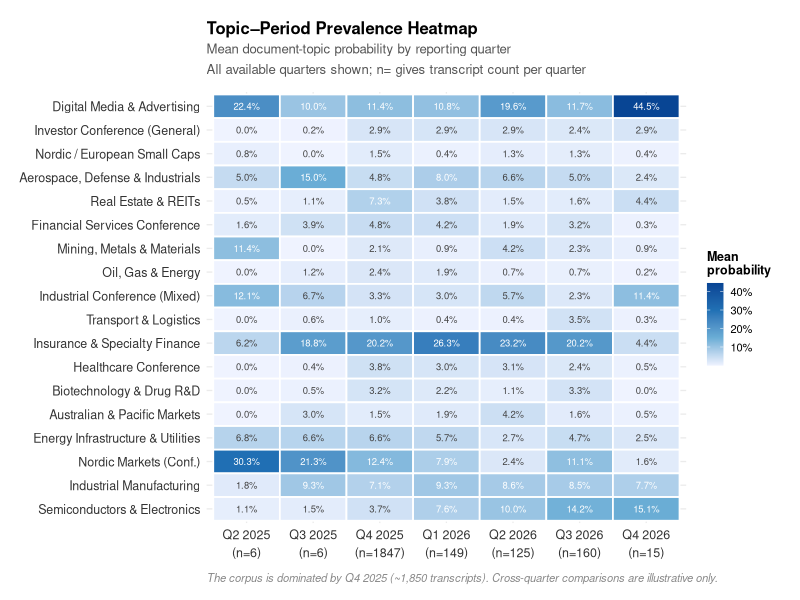
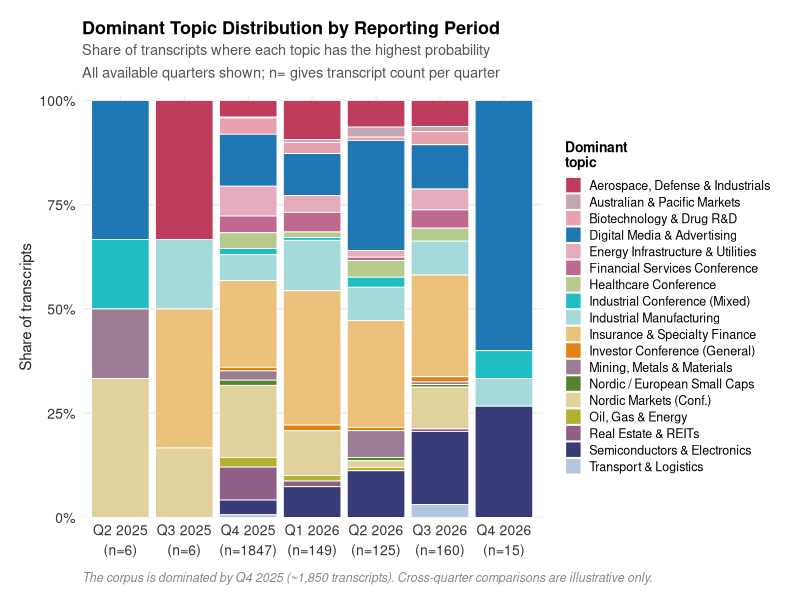

Generate these figures, in order, with R:
# =============================================================================
# 02_visualize_topics.R
# Structural and temporal visualization of LDA topic model outputs
#
# Produces:
#   figures/07_topic_heatmap_by_period.png   — topic × period heatmap
#   figures/09_dominant_topic_by_period.png  — dominant topic share per quarter
# =============================================================================

library(dplyr)
library(tidyr)
library(readr)
library(lubridate)
library(ggplot2)
library(forcats)
library(stringr)
library(scales)

# --- Load data ----------------------------------------------------------------

gamma <- read_csv("data/doc_topic_distributions.csv", show_col_types = FALSE)
beta  <- read_csv("data/topic_terms.csv",              show_col_types = FALSE)

cat("Gamma matrix:", nrow(gamma), "documents,",
    sum(str_starts(names(gamma), "topic_")), "topics\n")
cat("Beta matrix: ", nrow(beta), "rows\n")

topic_cols <- names(gamma)[str_starts(names(gamma), "topic_")]
K <- length(topic_cols)

# All possible reporting periods in chronological order
PERIOD_LEVELS <- c("Q1 2025", "Q2 2025", "Q3 2025", "Q4 2025",
                   "Q1 2026", "Q2 2026", "Q3 2026", "Q4 2026")

gamma <- gamma %>%
  mutate(
    call_date        = as.Date(call_date),
    call_week        = as.Date(call_week),
    reporting_period = factor(reporting_period, levels = PERIOD_LEVELS)
  )

# Restrict to periods actually present in data
available_periods <- levels(droplevels(
  gamma$reporting_period[!is.na(gamma$reporting_period)]
))
cat("Reporting periods present:", paste(available_periods, collapse = ", "), "\n")

# --- Topic label lookup -------------------------------------------------------

if ("dominant_label" %in% names(gamma) &&
    !all(str_starts(gamma$dominant_label, "Topic "))) {
  label_map <- gamma %>%
    select(dominant_topic, dominant_label) %>%
    distinct() %>%
    rename(topic_id = dominant_topic, label = dominant_label)
} else {
  label_map <- tibble(
    topic_id = 0:(K - 1),
    label    = paste0("Topic ", 0:(K - 1))
  )
}

cat("\nTopic labels:\n")
print(label_map)

# --- Custom ggplot2 theme -----------------------------------------------------

theme_earnings <- function(base_size = 11) {
  theme_minimal(base_size = base_size) %+replace%
    theme(
      plot.title       = element_text(face = "bold", size = base_size + 2,
                                      hjust = 0, margin = margin(b = 4)),
      plot.subtitle    = element_text(colour = "#555555", size = base_size - 0.5,
                                      hjust = 0, lineheight = 1.3,
                                      margin = margin(b = 12)),
      plot.caption     = element_text(colour = "#888888", size = base_size - 2,
                                      hjust = 0, margin = margin(t = 8),
                                      face = "italic"),
      axis.text        = element_text(colour = "#333333", size = base_size - 1),
      axis.title       = element_text(colour = "#222222", size = base_size),
      legend.text      = element_text(size = base_size - 2),
      legend.title     = element_text(face = "bold", size = base_size - 1),
      legend.key.size  = unit(0.42, "cm"),
      panel.grid.major = element_line(colour = "#EBEBEB", linewidth = 0.45),
      panel.grid.minor = element_blank(),
      plot.background  = element_rect(fill = "white", colour = NA),
      panel.background = element_rect(fill = "white", colour = NA),
      strip.text       = element_text(face = "bold", size = base_size - 1,
                                      colour = "#222222"),
      plot.margin      = margin(14, 16, 12, 14)
    )
}

# --- Colour palette -----------------------------------------------------------

n_topics <- length(unique(label_map$label))
topic_colors_base <- c(
  "#1f77b4","#ff7f0e","#2ca02c","#d62728","#9467bd",
  "#8c564b","#e377c2","#7f7f7f","#bcbd22","#17becf",
  "#aec7e8","#ffbb78","#98df8a","#ff9896","#c5b0d5",
  "#c49c94","#f7b6d2","#dbdb8d","#9edae5","#393b79"
)

# --- Pivot to long format and aggregate by reporting period ------------------

gamma_long <- gamma %>%
  select(reporting_period, all_of(topic_cols)) %>%
  pivot_longer(cols = all_of(topic_cols),
               names_to  = "topic_col",
               values_to = "probability") %>%
  mutate(topic_id = as.integer(str_extract(topic_col, "[0-9]+"))) %>%
  left_join(label_map, by = "topic_id")

period_topics <- gamma_long %>%
  filter(!is.na(reporting_period)) %>%
  group_by(reporting_period, topic_id, label) %>%
  summarise(mean_prob = mean(probability, na.rm = TRUE), .groups = "drop") %>%
  group_by(reporting_period) %>%
  mutate(share = mean_prob / sum(mean_prob)) %>%
  ungroup()

# Document counts per period — used for n= labels
period_counts <- gamma %>%
  filter(!is.na(reporting_period)) %>%
  count(reporting_period, name = "n")

n_topics_actual <- length(unique(period_topics$label))
topic_colors <- setNames(
  colorRampPalette(topic_colors_base)(n_topics_actual),
  unique(period_topics$label)
)

# =============================================================================
# Figure 1: Topic × period heatmap  (all available reporting periods)
# =============================================================================

heatmap_data <- period_topics %>%
  filter(!is.na(reporting_period)) %>%
  left_join(period_counts, by = "reporting_period") %>%
  mutate(
    period_label = paste0(as.character(reporting_period), "\n(n=", n, ")"),
    period_label = factor(
      period_label,
      levels = unique(period_label[order(reporting_period)])
    )
  )

p1 <- ggplot(heatmap_data,
             aes(x = period_label,
                 y = fct_reorder(label, -topic_id),
                 fill = mean_prob)) +
  geom_tile(colour = "white", linewidth = 0.6) +
  geom_text(
    aes(label = scales::percent(mean_prob, accuracy = 0.1)),
    size   = 2.4,
    colour = ifelse(heatmap_data$mean_prob > 0.07, "white", "#444444")
  ) +
  scale_fill_gradientn(
    colours = c("#EFF3FF", "#6BAED6", "#2171B5", "#084594"),
    name    = "Mean\nprobability",
    labels  = scales::percent_format(accuracy = 1)
  ) +
  labs(
    title    = "Topic–Period Prevalence Heatmap",
    subtitle = "Mean document-topic probability by reporting quarter\nAll available quarters shown; n= gives transcript count per quarter",
    x        = NULL,
    y        = NULL,
    caption  = "The corpus is dominated by Q4 2025 (~1,850 transcripts). Cross-quarter comparisons are illustrative only."
  ) +
  theme_earnings(base_size = 10) +
  theme(
    axis.text.x    = element_text(angle = 0, hjust = 0.5, size = 9,
                                  lineheight = 1.2),
    axis.text.y    = element_text(size = 9),
    panel.grid     = element_blank(),
    legend.position = "right"
  )

n_periods_plot <- length(unique(heatmap_data$period_label))
ggsave("figures/07_topic_heatmap_by_period.png", p1,
       width  = max(9, n_periods_plot * 1.7 + 3),
       height = n_topics_actual * 0.52 + 2.5,
       dpi = 160, bg = "white")
cat("Saved figures/07_topic_heatmap_by_period.png\n")

# =============================================================================
# Figure 2: Dominant topic share per reporting period  (all available periods)
# =============================================================================

if ("dominant_topic" %in% names(gamma)) {

  dominant_by_period <- gamma %>%
    filter(!is.na(reporting_period)) %>%
    left_join(label_map, by = c("dominant_topic" = "topic_id")) %>%
    left_join(period_counts, by = "reporting_period") %>%
    group_by(reporting_period, label, n) %>%
    summarise(n_docs = n(), .groups = "drop") %>%
    group_by(reporting_period) %>%
    mutate(share = n_docs / sum(n_docs)) %>%
    ungroup() %>%
    mutate(
      period_label = paste0(as.character(reporting_period), "\n(n=", n, ")"),
      period_label = factor(
        period_label,
        levels = unique(period_label[order(reporting_period)])
      )
    )

  p2 <- ggplot(dominant_by_period,
               aes(x = period_label, y = share, fill = label)) +
    geom_bar(stat = "identity", position = "stack",
             colour = "white", linewidth = 0.3) +
    scale_fill_manual(values = topic_colors, name = "Dominant\ntopic") +
    scale_y_continuous(labels = scales::percent,
                       expand = expansion(mult = c(0, 0.01))) +
    labs(
      title    = "Dominant Topic Distribution by Reporting Period",
      subtitle = "Share of transcripts where each topic has the highest probability\nAll available quarters shown; n= gives transcript count per quarter",
      x        = NULL,
      y        = "Share of transcripts",
      caption  = "The corpus is dominated by Q4 2025 (~1,850 transcripts). Cross-quarter comparisons are illustrative only."
    ) +
    theme_earnings(base_size = 11) +
    theme(
      axis.text.x    = element_text(angle = 0, hjust = 0.5, lineheight = 1.2),
      legend.position = "right"
    )

  ggsave("figures/09_dominant_topic_by_period.png", p2,
         width  = max(10, n_periods_plot * 1.6 + 3),
         height = 6.5,
         dpi = 160, bg = "white")
  cat("Saved figures/09_dominant_topic_by_period.png\n")
}

# =============================================================================
# Summary table: top 5 documents per topic
# =============================================================================

if ("dominant_topic" %in% names(gamma)) {

  top_docs <- gamma %>%
    left_join(label_map, by = c("dominant_topic" = "topic_id")) %>%
    group_by(dominant_topic, label) %>%
    slice_max(dominant_prob, n = 5) %>%
    select(label, company_name, ticker, call_date, dominant_prob) %>%
    arrange(dominant_topic, desc(dominant_prob)) %>%
    ungroup()

  write_csv(top_docs, "data/top_docs_per_topic.csv")
  cat("\nSaved data/top_docs_per_topic.csv\n")
  cat("\nTop representative documents per topic:\n")
  print(top_docs, n = Inf)
}

cat("\nAll figures saved to figures/. Done.\n")
